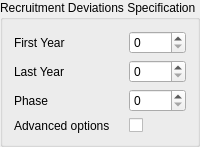
        <widget class="QGroupBox" name="groupBox_20">
         <property name="title">
          <string>Recruitment Deviations Specification</string>
         </property>
         <layout class="QGridLayout" name="gridLayout_11">
          <item row="0" column="0">
           <widget class="QLabel" name="label_23">
            <property name="text">
             <string>First Year</string>
            </property>
           </widget>
          </item>
          <item row="0" column="1">
           <widget class="QSpinBox" name="spinBox_rec_dev_first"/>
          </item>
          <item row="1" column="0">
           <widget class="QLabel" name="label_24">
            <property name="text">
             <string>Last Year</string>
            </property>
           </widget>
          </item>
          <item row="1" column="1">
           <widget class="QSpinBox" name="spinBox_rec_dev_last"/>
          </item>
          <item row="2" column="0">
           <widget class="QLabel" name="label_25">
            <property name="text">
             <string>Phase</string>
            </property>
           </widget>
          </item>
          <item row="2" column="1">
           <widget class="QSpinBox" name="spinBox_rec_dev_phase"/>
          </item>
          <item row="3" column="0">
           <widget class="QLabel" name="label_26">
            <property name="text">
             <string>Advanced options    </string>
            </property>
           </widget>
          </item>
          <item row="3" column="1">
           <widget class="QCheckBox" name="checkBox_rec_adv_opts">
            <property name="text">
             <string/>
            </property>
           </widget>
          </item>
         </layout>
        </widget>
